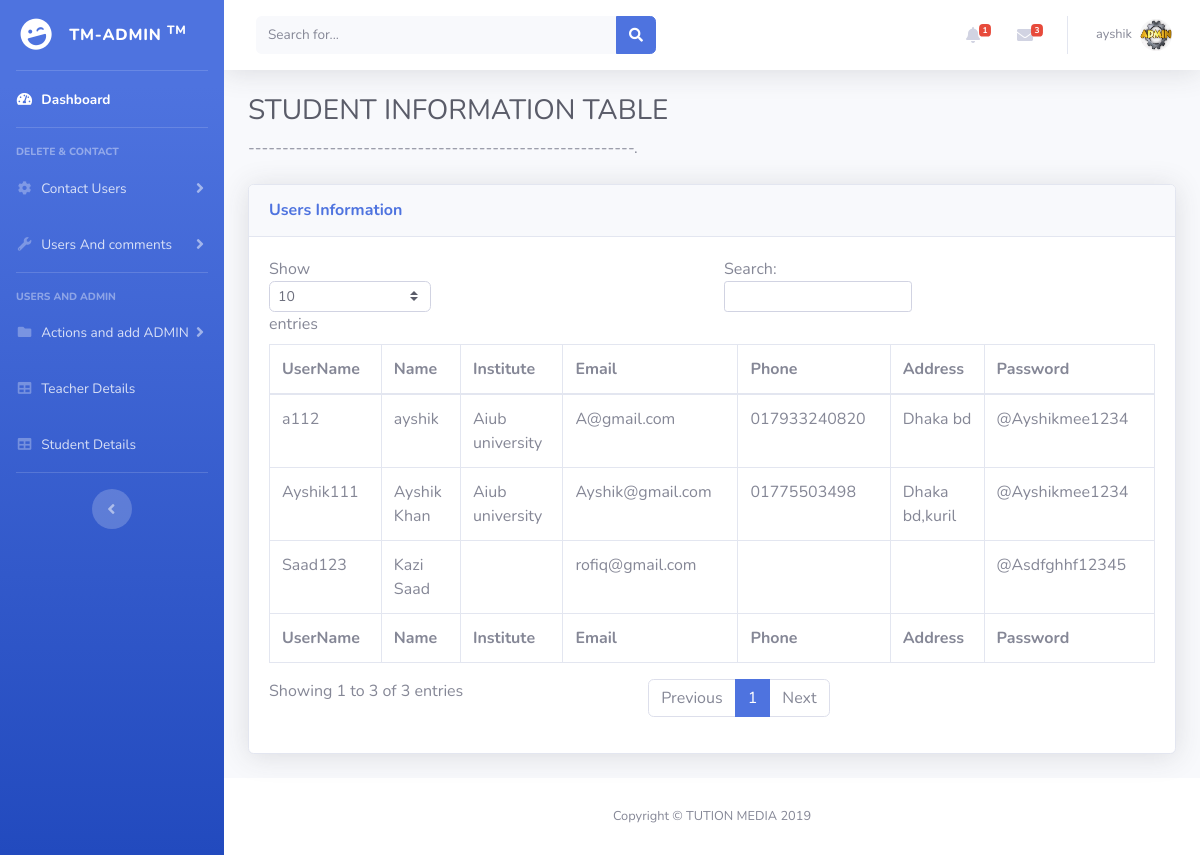
The app's page /views/Adash/views/sdetails.php (signed in) with its own data.
### tables this page shows
CREATE TABLE `student` (
  `UserName` varchar(200) NOT NULL,
  `Name` varchar(200) NOT NULL,
  `Institute` varchar(200) NOT NULL,
  `Type` varchar(50) NOT NULL,
  `Email` varchar(50) NOT NULL,
  `Phone` varchar(50) NOT NULL,
  `Address` varchar(100) NOT NULL,
  `Password` varchar(20) NOT NULL,
  `Gender` varchar(10) NOT NULL,
  `Picture` varchar(200) NOT NULL,
  `Rating` varchar(20) NOT NULL
);

### views/Adash/models/db_connect.php (called while the page is built, shortened)
<?php
	 $serverName="localhost";
	 $userName="root";
	 $password="";
	 $dbName="tm";
	function get($query)
	{
        $data=array();
		global $serverName,$userName,$password,$dbName;
		$conn = mysqli_connect( $serverName, $userName, $password, $dbName);
        $result=mysqli_query($conn,$query);
        if(mysqli_num_rows($result) > 0)
        {
            while($row = mysqli_fetch_assoc($result))
            {
                $entity=array();
                foreach($row as $k=>$v)
                {
                    $entity[$k] = $row[$k];
                }
                $data[] = $entity;
            }
        }
		return $data;
	}
?>

### views/Adash/controler/acont.php (called while the page is built, shortened)
<?php
  require_once '../models/db_connect.php';
  function gettstudent()
  {
    $query ="SELECT * FROM student";
    $products = get($query);
    return $products;
  }
?>

### views/Adash/views/sdetails.php (the view, shortened to what this page needs)
<?php
include('Dashboard/header.php');
include('Dashboard/navbar.php');
$products =gettstudent();
$servername = "localhost";
$username = "root";
$password = "";
$dbname = "tm";
$conn = mysqli_connect($servername, $username, $password, $dbname);
if($query="SELECT count(Sl) AS total FROM notification WHERE Status='unread'"){
  $result=mysqli_query($conn,$query);
  $values=mysqli_fetch_assoc($result);
  $unread=$values["total"];
}
if($query="SELECT count(Sl) AS total FROM ainbox WHERE Status='unread'"){
  $result=mysqli_query($conn,$query);
  $values=mysqli_fetch_assoc($result);
  $unreadmassage=$values["total"];
}
?>
    <div id="content-wrapper" class="d-flex flex-column">
      <div id="content">
        <nav class="navbar navbar-expand navbar-light bg-white topbar mb-4 static-top shadow">
          <form class="d-none d-sm-inline-block form-inline mr-auto ml-md-3 my-2 my-md-0 mw-100 navbar-search">
            <div class="input-group">
              <input type="text" class="form-control bg-light border-0 small" placeholder="Search for..." aria-label="Search" aria-describedby="basic-addon2">
              <div class="input-group-append">
                <button class="btn btn-primary" type="button">
                  <i class="fas fa-search fa-sm"></i>
                </button>
              </div>
            </div>
          </form>
          <ul class="navbar-nav ml-auto">
            <li class="nav-item dropdown no-arrow mx-1">
              <a class="nav-link dropdown-toggle" href="#" id="alertsDropdown"  role="button" data-toggle="dropdown" aria-haspopup="true" aria-expanded="false">
                <i class="fas fa-bell fa-fw"></i>
                <span class="badge badge-danger badge-counter"><?php echo $unread ; ?></span>
              </a>
            </li>
            <li class="nav-item dropdown no-arrow mx-1">
              <a class="nav-link dropdown-toggle" href="#" id="messagesDropdown" role="button" data-toggle="dropdown" aria-haspopup="true" aria-expanded="false">
                <i class="fas fa-envelope fa-fw"></i>
                <span class="badge badge-danger badge-counter"><?php echo $unreadmassage ; ?></span>
              </a>
            </li>
            <li class="nav-item dropdown no-arrow">
              <a class="nav-link dropdown-toggle" href="#" id="userDropdown" role="button" data-toggle="dropdown" aria-haspopup="true" aria-expanded="false">
                <span class="mr-2 d-none d-lg-inline text-gray-600 small"><?php echo $_SESSION["loggedinuser"];?></span>
                <img class="img-profile rounded-circle" src="../storage/product_image/Admin.jpg">
              </a>
            </li>
          </ul>
        </nav>
        <div class="container-fluid">
          <h1 class="h3 mb-2 text-gray-800">STUDENT INFORMATION TABLE</h1>
          <p class="mb-4">---------------------------------------------------------<a target="_blank" href=""></a>.</p>
          <div class="card shadow mb-4">
            <div class="card-header py-3">
              <h6 class="m-0 font-weight-bold text-primary">Users Information</h6>
            </div>
            <div class="card-body">
              <div class="table-responsive">
                <table class="table table-bordered" id="dataTable" width="100%" cellspacing="0">
                  <thead>
                    <tr>
                      <th>UserName</th>
                        <th>Name</th>
                      <th>Institute</th>
                      <th>Email</th>
                  <th>Phone</th>
                  <th>Address</th>
                  <th>Password</th>
                    </tr>
                  </thead>
                  <tfoot>
                    <tr>
                      <th>UserName</th>
                        <th>Name</th>
                      <th>Institute</th>
                      <th>Email</th>
                  <th>Phone</th>
                  <th>Address</th>
                  <th>Password</th>
                    </tr>
                  </tfoot>
                  <tbody>
                      <?php
                        foreach($products as $product)
                        {
                          echo "<tr>";
                            echo "<td>".$product["UserName"]."</td>";
                              echo "<td>".$product["Name"]."</td>";
                            echo "<td>".$product["Institute"]."</td>";
                    echo "<td>".$product["Email"]."</td>";
                      echo "<td>".$product["Phone"]."</td>";
                              echo "<td>".$product["Address"]."</td>";
                            echo "<td>".$product["Password"]."</td>";
                          echo "</tr>";
                        }
                      ?>
                  </tbody>
                </table>
              </div>
            </div>
          </div>
        </div>
      </div>
            <?php
            include('Dashboard/footer.php');
            ?>

### records on screen
student: UserName "a112", Name "ayshik", Institute "Aiub university", Email "A@gmail.com", Phone "017933240820", Address "Dhaka bd", Password "@Ayshikmee1234"
student: UserName "Ayshik111", Name "Ayshik Khan", Institute "Aiub university", Email "Ayshik@gmail.com", Phone "01775503498", Address "Dhaka bd,kuril", Password "@Ayshikmee1234"
student: UserName "Saad123", Name "Kazi Saad", Email "rofiq@gmail.com", Password "@Asdfghhf12345"

### other values on screen
$unread "1"
$unreadmassage "3"
$_SESSION["loggedinuser"] "ayshik"
